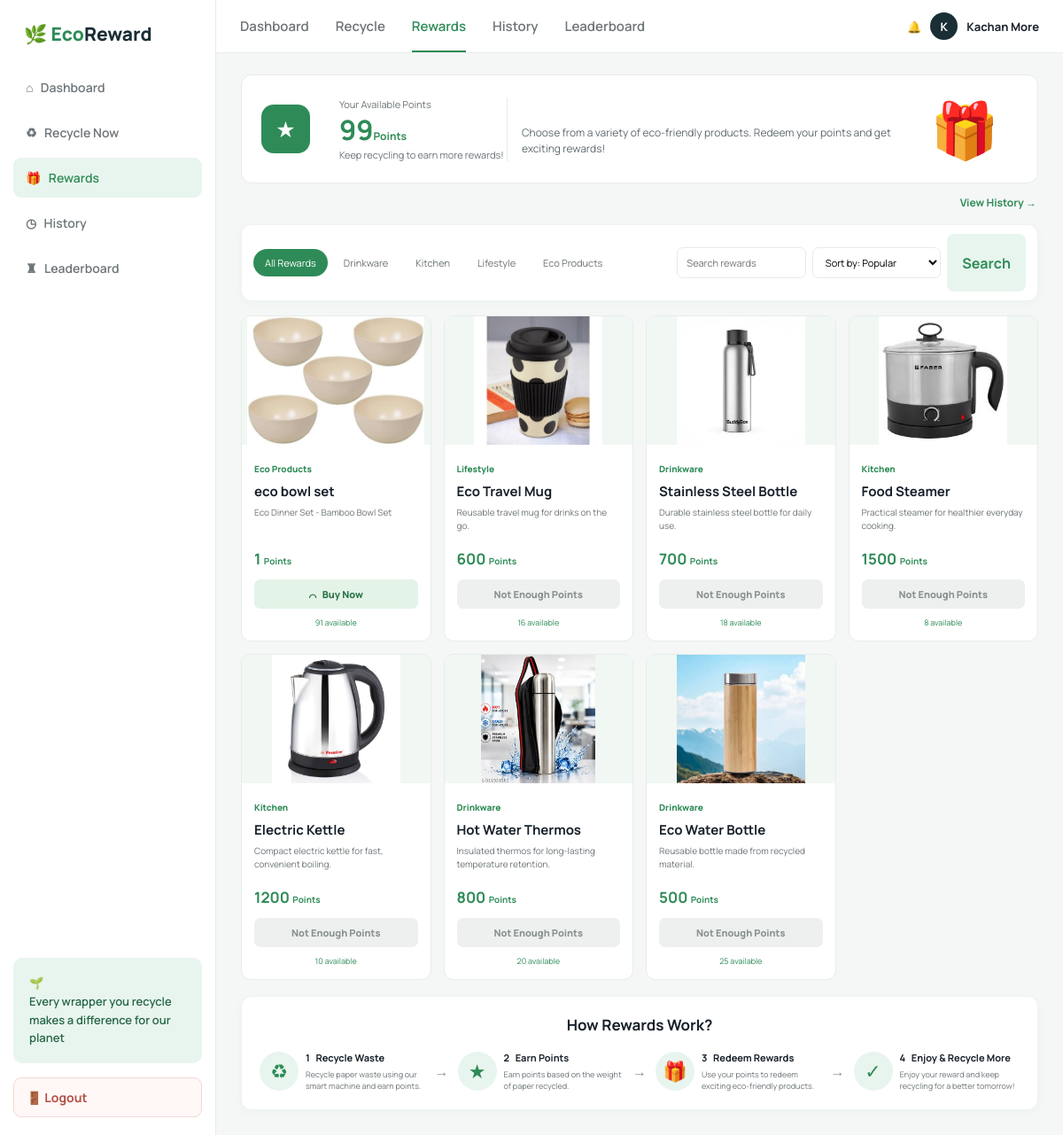
The page /rewards/ (signed in) on the database as committed earlier.
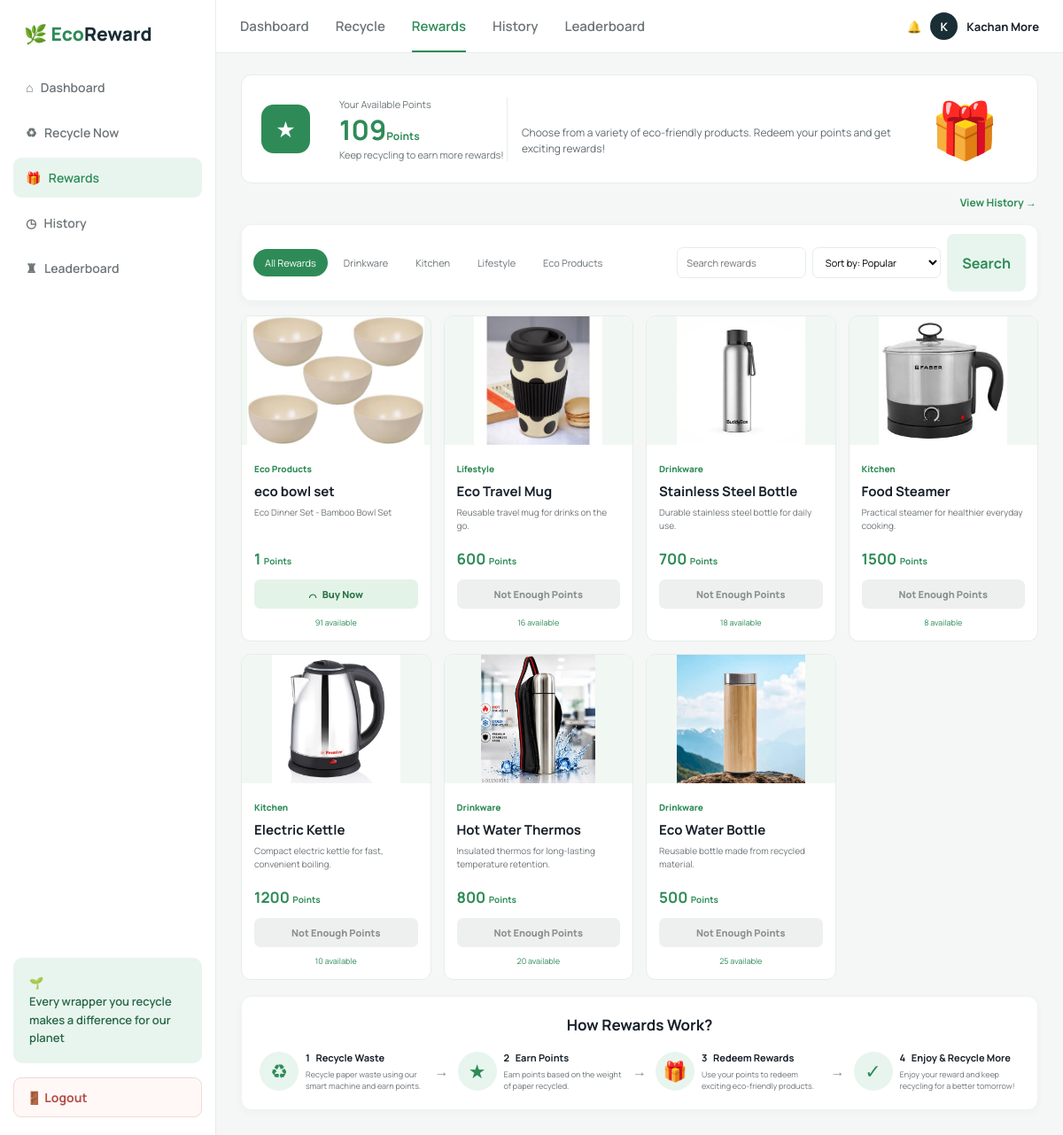
The same page on the database as committed later.
### recycling/models.py (models this page shows)
class Profile(models.Model):
    ROLE_CHOICES = [("USER", "User"), ("ADMIN", "Admin")]
    STATUS_CHOICES = [("ACTIVE", "Active"), ("BLOCKED", "Blocked")]
    RFID_STATUS_CHOICES = [("ACTIVE", "Active"), ("BLOCKED", "Blocked")]
    user = models.OneToOneField(User, on_delete=models.CASCADE)
    role = models.CharField(max_length=10, choices=ROLE_CHOICES, default="USER")
    status = models.CharField(max_length=10, choices=STATUS_CHOICES, default="ACTIVE")
    rfid_uid = models.CharField(max_length=64, blank=True, unique=True, null=True)
    rfid_status = models.CharField(max_length=10, choices=RFID_STATUS_CHOICES, default="ACTIVE")
    phone = models.CharField(max_length=30, blank=True)
    points = models.PositiveIntegerField(default=0)
    monthly_goal_kg = models.DecimalField(max_digits=6, decimal_places=2, default=5)

### recycling/views.py (the view)
# urls.py: path("rewards/", views.rewards, name="rewards"),
@login_required
def rewards(request):
    products = Reward.objects.filter(active=True)
    search = request.GET.get("q", "").strip()
    category = request.GET.get("category", "").strip()
    sort = request.GET.get("sort", "popular").strip()
    if search:
        products = products.filter(name__icontains=search)
    if category:
        products = products.filter(category=category)
    if sort == "points_low":
        products = products.order_by("points_required", "name")
    elif sort == "points_high":
        products = products.order_by("-points_required", "name")
    elif sort == "newest":
        products = products.order_by("-id")
    else:
        products = products.order_by("-id")
    return render(request, "user/rewards.html", {"rewards": products, "profile": request.user.profile, "categories": Reward.objects.filter(active=True).values_list("category", flat=True).distinct(), "search": search, "selected_category": category, "selected_sort": sort})

### templates/user/rewards.html (shortened to what the changed rows need)
{% extends 'base.html' %}{% block body %}
<div class="shell">
  <div class="content">
    <main class="main rewards-main"><section class="rewards-hero"><div class="rewards-balance"><span>Your Available Points</span><strong id="points-balance">{{ profile.points }}</strong><b>Points</b><small>Keep recycling to earn more rewards!</small></div><div class="rewards-hero-copy"><h1 style="font-weight:800;"></h1></div></section>
      <section class="reward-market-grid">{% for reward in rewards %}<article class="market-card " data-reward-id="{{ reward.id }}" data-reward-cost="{{ reward.points_required }}" data-reward-stock="{{ reward.stock }}"><div class="market-card-body"><h2>{{ reward.name }}</h2></div></article>{% empty %}<section class="panel empty-rewards"><h2>No rewards found</h2><p class="muted">Try another search or category.</p></section>{% endfor %}</section>
      <section class="panel rewards-how"><h2>How Rewards Work?</h2></section>
    </main>
  </div>
</div>
{% endblock %}

Rows that differ between the two databases and show on the page:
changed Profile: points "99" → "109"
